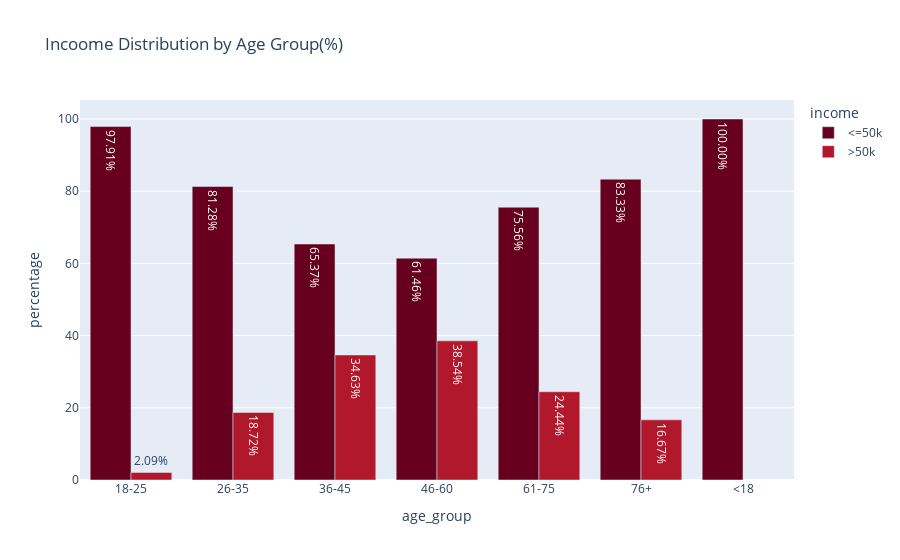
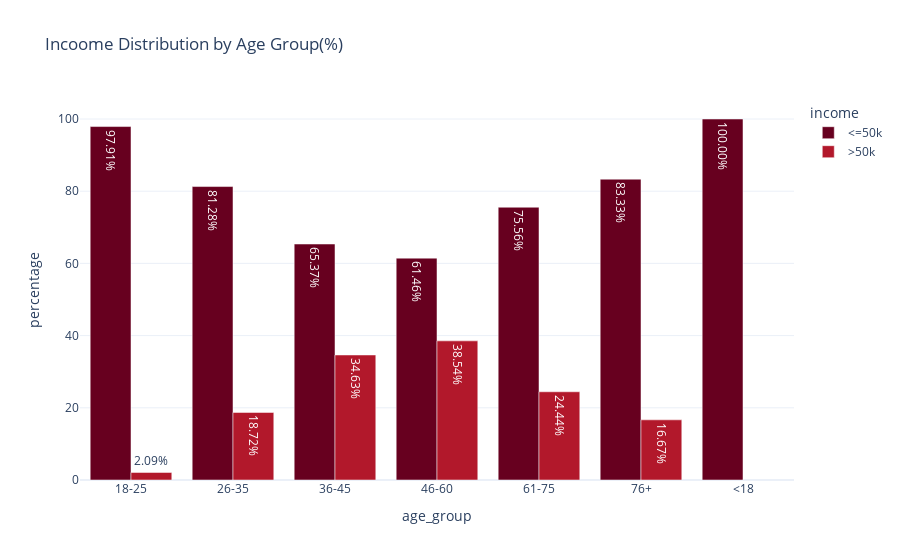
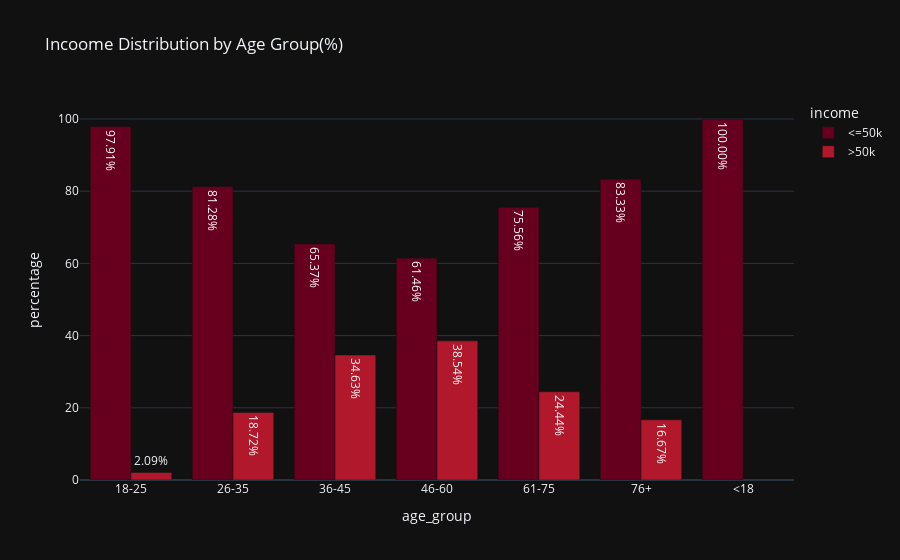
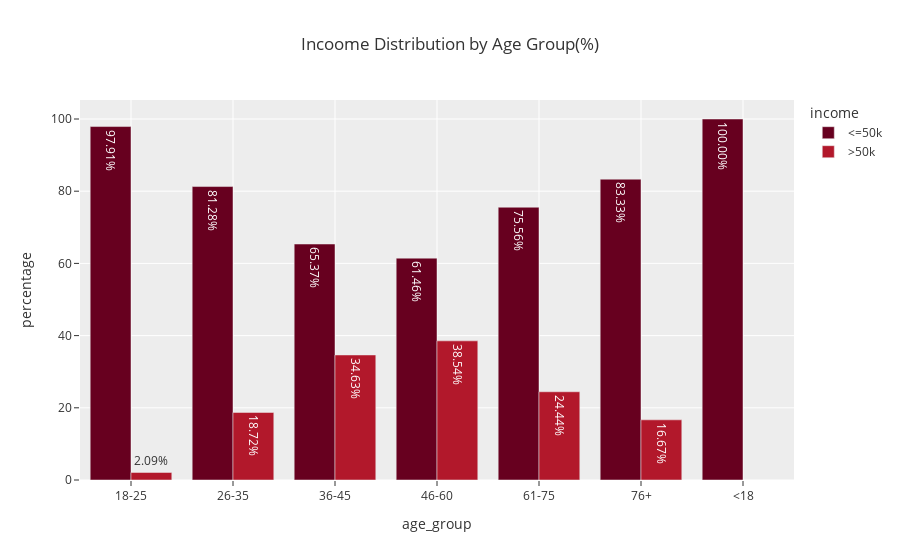

The notebook cell these images were saved under, in order:
### Code cell
themes = ["plotly", "plotly_white", "plotly_dark", "ggplot2", "seaborn", "simple_white", "presentation", "xgridoff", "ygridoff", "gridon", "none"]

for theme in themes:
    fig.update_layout(template=theme)
    fig.show()

### Figure 1 — Plotly figure (JSON) as saved in the notebook; plotly's stock layout.template omitted (floating-point values rounded to 4 significant figures)
{"data": [{"alignmentgroup": "True", "hovertemplate": "income=<=50k<br>age_group=%{x}<br>percentage=%{text}<extra></extra>", "legendgroup": "<=50k", "marker": {"color": "rgb(103,0,31)", "pattern": {"shape": ""}}, "name": "<=50k", "offsetgroup": "<=50k", "orientation": "v", "showlegend": true, "text": [97.91, 81.28, 65.37, 61.46, 75.56, 83.33, 100], "textposition": "auto", "texttemplate": "%{text:.2f}%", "type": "bar", "x": ["18-25", "26-35", "36-45", "46-60", "61-75", "76+", "<18"], "xaxis": "x", "y": [97.91, 81.28, 65.37, 61.46, 75.56, 83.33, 100], "yaxis": "y"}, {"alignmentgroup": "True", "hovertemplate": "income=>50k<br>age_group=%{x}<br>percentage=%{text}<extra></extra>", "legendgroup": ">50k", "marker": {"color": "rgb(178,24,43)", "pattern": {"shape": ""}}, "name": ">50k", "offsetgroup": ">50k", "orientation": "v", "showlegend": true, "text": [2.093, 18.72, 34.63, 38.54, 24.44, 16.67], "textposition": "auto", "texttemplate": "%{text:.2f}%", "type": "bar", "x": ["18-25", "26-35", "36-45", "46-60", "61-75", "76+"], "xaxis": "x", "y": [2.093, 18.72, 34.63, 38.54, 24.44, 16.67], "yaxis": "y"}], "layout": {"barmode": "group", "legend": {"title": {"text": "income"}, "tracegroupgap": 0}, "title": {"text": "Incoome Distribution by Age Group(%)"}, "xaxis": {"anchor": "y", "domain": [0, 1], "title": {"text": "age_group"}}, "yaxis": {"anchor": "x", "domain": [0, 1], "title": {"text": "percentage"}}}}

### Figure 2 — Plotly figure (JSON) as saved in the notebook; plotly's stock layout.template omitted (floating-point values rounded to 4 significant figures)
{"data": [{"alignmentgroup": "True", "hovertemplate": "income=<=50k<br>age_group=%{x}<br>percentage=%{text}<extra></extra>", "legendgroup": "<=50k", "marker": {"color": "rgb(103,0,31)", "pattern": {"shape": ""}}, "name": "<=50k", "offsetgroup": "<=50k", "orientation": "v", "showlegend": true, "text": [97.91, 81.28, 65.37, 61.46, 75.56, 83.33, 100], "textposition": "auto", "texttemplate": "%{text:.2f}%", "type": "bar", "x": ["18-25", "26-35", "36-45", "46-60", "61-75", "76+", "<18"], "xaxis": "x", "y": [97.91, 81.28, 65.37, 61.46, 75.56, 83.33, 100], "yaxis": "y"}, {"alignmentgroup": "True", "hovertemplate": "income=>50k<br>age_group=%{x}<br>percentage=%{text}<extra></extra>", "legendgroup": ">50k", "marker": {"color": "rgb(178,24,43)", "pattern": {"shape": ""}}, "name": ">50k", "offsetgroup": ">50k", "orientation": "v", "showlegend": true, "text": [2.093, 18.72, 34.63, 38.54, 24.44, 16.67], "textposition": "auto", "texttemplate": "%{text:.2f}%", "type": "bar", "x": ["18-25", "26-35", "36-45", "46-60", "61-75", "76+"], "xaxis": "x", "y": [2.093, 18.72, 34.63, 38.54, 24.44, 16.67], "yaxis": "y"}], "layout": {"barmode": "group", "legend": {"title": {"text": "income"}, "tracegroupgap": 0}, "title": {"text": "Incoome Distribution by Age Group(%)"}, "xaxis": {"anchor": "y", "domain": [0, 1], "title": {"text": "age_group"}}, "yaxis": {"anchor": "x", "domain": [0, 1], "title": {"text": "percentage"}}}}

### Figure 3 — Plotly figure (JSON) as saved in the notebook; plotly's stock layout.template omitted (floating-point values rounded to 4 significant figures)
{"data": [{"alignmentgroup": "True", "hovertemplate": "income=<=50k<br>age_group=%{x}<br>percentage=%{text}<extra></extra>", "legendgroup": "<=50k", "marker": {"color": "rgb(103,0,31)", "pattern": {"shape": ""}}, "name": "<=50k", "offsetgroup": "<=50k", "orientation": "v", "showlegend": true, "text": [97.91, 81.28, 65.37, 61.46, 75.56, 83.33, 100], "textposition": "auto", "texttemplate": "%{text:.2f}%", "type": "bar", "x": ["18-25", "26-35", "36-45", "46-60", "61-75", "76+", "<18"], "xaxis": "x", "y": [97.91, 81.28, 65.37, 61.46, 75.56, 83.33, 100], "yaxis": "y"}, {"alignmentgroup": "True", "hovertemplate": "income=>50k<br>age_group=%{x}<br>percentage=%{text}<extra></extra>", "legendgroup": ">50k", "marker": {"color": "rgb(178,24,43)", "pattern": {"shape": ""}}, "name": ">50k", "offsetgroup": ">50k", "orientation": "v", "showlegend": true, "text": [2.093, 18.72, 34.63, 38.54, 24.44, 16.67], "textposition": "auto", "texttemplate": "%{text:.2f}%", "type": "bar", "x": ["18-25", "26-35", "36-45", "46-60", "61-75", "76+"], "xaxis": "x", "y": [2.093, 18.72, 34.63, 38.54, 24.44, 16.67], "yaxis": "y"}], "layout": {"barmode": "group", "legend": {"title": {"text": "income"}, "tracegroupgap": 0}, "title": {"text": "Incoome Distribution by Age Group(%)"}, "xaxis": {"anchor": "y", "domain": [0, 1], "title": {"text": "age_group"}}, "yaxis": {"anchor": "x", "domain": [0, 1], "title": {"text": "percentage"}}}}

### Figure 4 — Plotly figure (JSON) as saved in the notebook; plotly's stock layout.template omitted (floating-point values rounded to 4 significant figures)
{"data": [{"alignmentgroup": "True", "hovertemplate": "income=<=50k<br>age_group=%{x}<br>percentage=%{text}<extra></extra>", "legendgroup": "<=50k", "marker": {"color": "rgb(103,0,31)", "pattern": {"shape": ""}}, "name": "<=50k", "offsetgroup": "<=50k", "orientation": "v", "showlegend": true, "text": [97.91, 81.28, 65.37, 61.46, 75.56, 83.33, 100], "textposition": "auto", "texttemplate": "%{text:.2f}%", "type": "bar", "x": ["18-25", "26-35", "36-45", "46-60", "61-75", "76+", "<18"], "xaxis": "x", "y": [97.91, 81.28, 65.37, 61.46, 75.56, 83.33, 100], "yaxis": "y"}, {"alignmentgroup": "True", "hovertemplate": "income=>50k<br>age_group=%{x}<br>percentage=%{text}<extra></extra>", "legendgroup": ">50k", "marker": {"color": "rgb(178,24,43)", "pattern": {"shape": ""}}, "name": ">50k", "offsetgroup": ">50k", "orientation": "v", "showlegend": true, "text": [2.093, 18.72, 34.63, 38.54, 24.44, 16.67], "textposition": "auto", "texttemplate": "%{text:.2f}%", "type": "bar", "x": ["18-25", "26-35", "36-45", "46-60", "61-75", "76+"], "xaxis": "x", "y": [2.093, 18.72, 34.63, 38.54, 24.44, 16.67], "yaxis": "y"}], "layout": {"barmode": "group", "legend": {"title": {"text": "income"}, "tracegroupgap": 0}, "title": {"text": "Incoome Distribution by Age Group(%)"}, "xaxis": {"anchor": "y", "domain": [0, 1], "title": {"text": "age_group"}}, "yaxis": {"anchor": "x", "domain": [0, 1], "title": {"text": "percentage"}}}}
